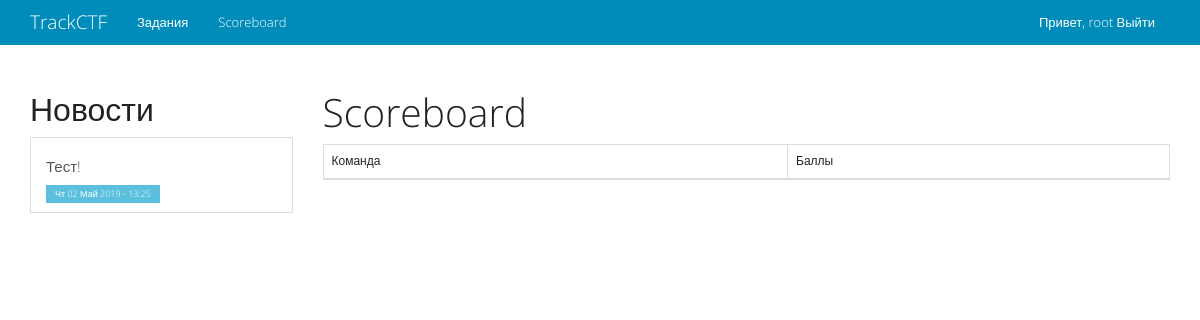
The app's page /scoreboard/ (signed in), older data.
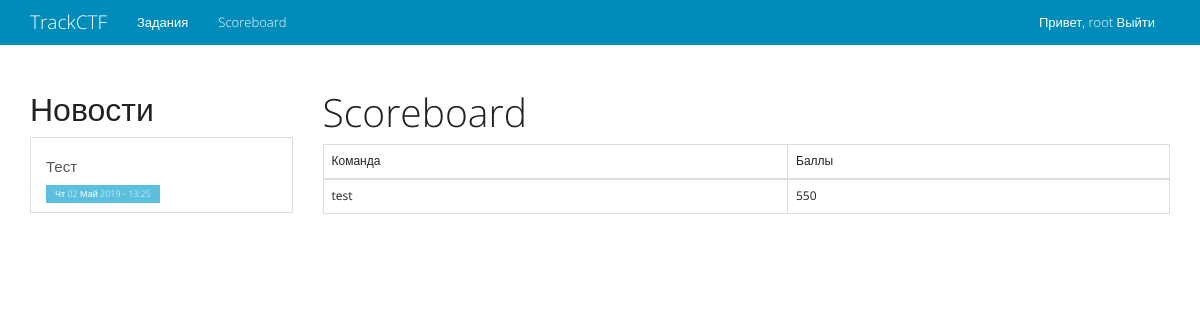
The same page, newer data.
### scorry_board/models.py (models this page shows, shortened)
class News(models.Model):
    title = models.CharField(max_length=50, name="title", verbose_name="Заголовок новости")
    text = models.TextField(name="text", verbose_name="Текст новости")
    create_date = models.DateTimeField(auto_now_add=True)
    def __str__(self):
        return self.title
    class Meta:
        ordering = ('create_date',)
        verbose_name_plural = "News"

class Task(models.Model):
    title = models.CharField(name='title', max_length=100, blank=False)
    score = models.IntegerField(name='score', blank=False)
    category = models.ForeignKey(Category, blank=False)
    rating = models.ForeignKey(Rating, blank=False) #Рейтинг сложности задачи
    text = models.TextField(name='text', blank=False)
    task_file = models.FileField(verbose_name="task_files", upload_to="task_files", blank=True)
    flag = models.CharField(max_length=100, blank=False)
    is_enabled = models.BooleanField(default=False)

### scorry_board/views.py (the view)
# urls.py: url(r'scoreboard/', views.scoreboard, name="scoreboard"),
@login_required
def scoreboard(request):
    scores = SolvedTasks.objects.extra(select={'team__team_name': 'team_name'}) \
        .filter(team__is_admin=False).values("team__team_name").annotate(
        sum=Sum('task__score')).annotate(last_solve=Max('solved_at')).order_by("-sum", "last_solve")
    print(scores.query)
    scores = [(m['team__team_name'], m['sum']) for m in scores]
    return TemplateResponse(request, "scoreboard.html", {"results": scores, "team": request.user})

### scorry_board/templatetags/scorry_tags.py (called while the page is built)
@register.inclusion_tag("includes/news.html")
def news_block():
    try:
        news = News.objects.all().order_by('create_date').reverse()
    except News.DoesNotExist:
        news = []
    return {"news_list": news}

### templates/scoreboard.html (shortened to what this page needs)
{% extends "main.html" %}
{% block main_content %}
    <h1>Scoreboard</h1>
    <div class="table-responsive">
        <table class="table table-bordered">
            <thead>
            <tr>
                <td>
                    Команда
                </td>
                <td>
                    Баллы
                </td>
            </tr>
            </thead>
            <tbody>
            {% for team_name, score in results %}
                <tr >
                    <td>
                        {{ team_name }}
                    </td>
                    <td>
                        {{ score }}
                    </td>
                </tr>
            {% endfor %}
            </tbody>
        </table>
    </div>
{% endblock %}

### templates/includes/news.html
<h2>Новости</h2>
<div class="list-group">
{% for article in news_list%}
            <a class="list-group-item" href="{% url 'scorry_news' article.pk %}">
                <h5>{{ article }}</h5>
                <span class="label label-info">
                    {{ article.create_date | date:"D d M Y - H:i" }}
                </span>
            </a>
{% endfor %}
</div>

Row changes from the older to the newer data that the page shows:
changed News: title "Тест!" → "Тест"
now on this page (row edited): Task: title "test", score "550"
